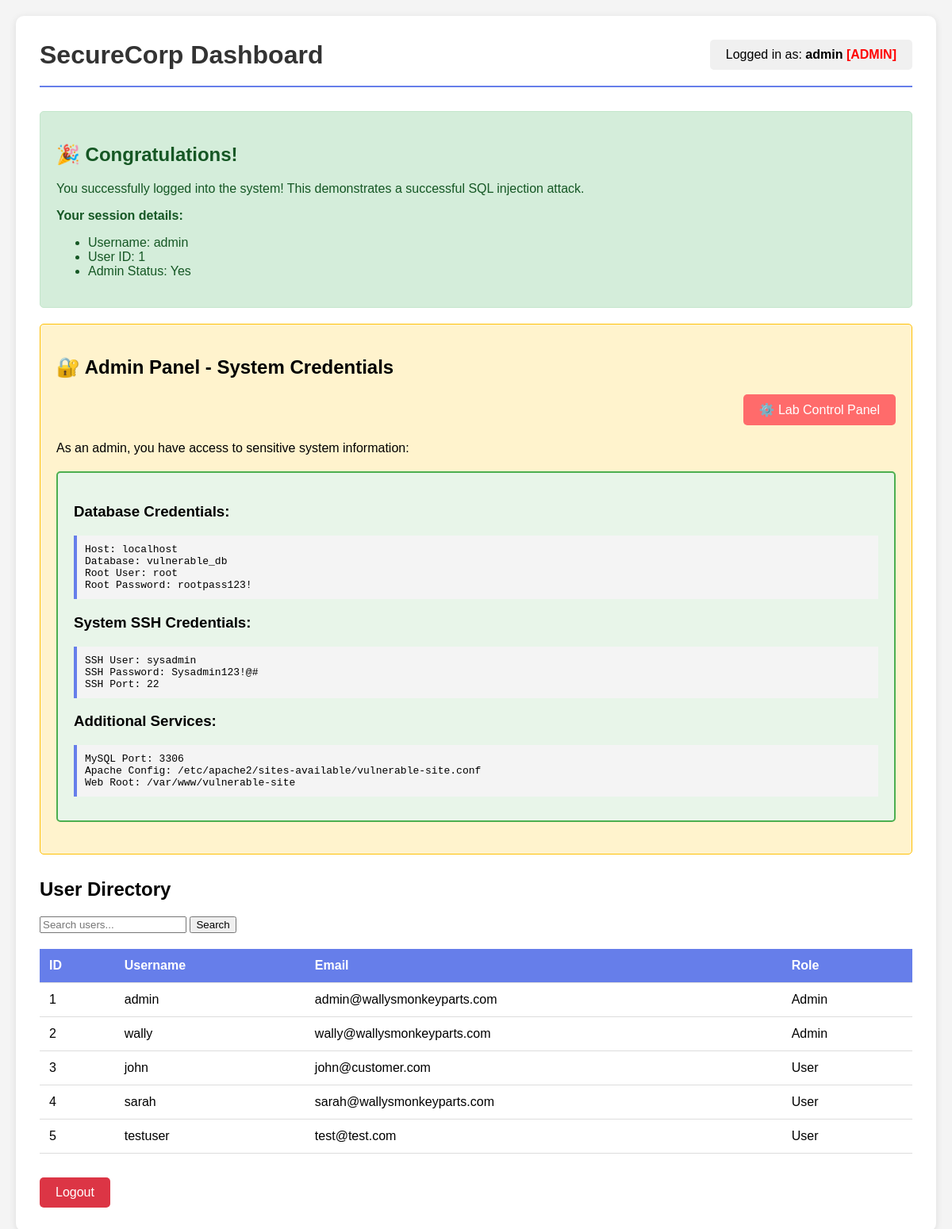
/dashboard.php (signed in), run on the app's committed database.
### tables this page shows
CREATE TABLE IF NOT EXISTS users (
    id INT AUTO_INCREMENT PRIMARY KEY,
    username VARCHAR(50) NOT NULL UNIQUE,
    password VARCHAR(32) NOT NULL,  
    email VARCHAR(100),
    full_name VARCHAR(100),
    role VARCHAR(20) DEFAULT 'customer',
    is_admin BOOLEAN DEFAULT FALSE,
    ssh_access BOOLEAN DEFAULT FALSE,
    created_at TIMESTAMP DEFAULT CURRENT_TIMESTAMP
);

### web/dashboard.php (the view, shortened to what this page needs)
<?php
$host = 'localhost';
$dbname = 'vulnerable_db';
$db_user = 'web_user';
$db_pass = 'web_pass123';
try {
    $conn = new PDO("mysql:host=$host;dbname=$dbname", $db_user, $db_pass);
    $conn->setAttribute(PDO::ATTR_ERRMODE, PDO::ERRMODE_EXCEPTION);
} catch(PDOException $e) {
    die("Connection failed: " . $e->getMessage());
}
?>
<!DOCTYPE html>
<html>
<head>
</head>
<body>
    <div class="container">
        <div class="header">
            <h1>SecureCorp Dashboard</h1>
            <div class="user-info">
                Logged in as: <strong><?php echo htmlspecialchars($_SESSION['username']); ?></strong>
                <?php if ($_SESSION['is_admin'] == 1): ?>
                    <span style="color: red; font-weight: bold;"> [ADMIN]</span>
                <?php endif; ?>
            </div>
        </div>
        <div class="success-box">
            <h2>🎉 Congratulations!</h2>
            <p>You successfully logged into the system! This demonstrates a successful SQL injection attack.</p>
            <p><strong>Your session details:</strong></p>
            <ul>
                <li>Username: <?php echo htmlspecialchars($_SESSION['username']); ?></li>
                <li>User ID: <?php echo $_SESSION['user_id']; ?></li>
                <li>Admin Status: <?php echo $_SESSION['is_admin'] ? 'Yes' : 'No'; ?></li>
            </ul>
        </div>
        <?php if ($_SESSION['is_admin'] == 1): ?>
        <div class="admin-panel">
            <h2>🔐 Admin Panel - System Credentials</h2>
            <div style="text-align: right; margin-bottom: 20px;">
                <a href="admin_control.php" style="background: #ff6b6b; color: white; padding: 10px 20px; text-decoration: none; border-radius: 5px; display: inline-block;">
                    ⚙️ Lab Control Panel
                </a>
            </div>
            <p>As an admin, you have access to sensitive system information:</p>
            <div class="secret-data">
                <h3>Database Credentials:</h3>
                <div class="code">
                    Host: localhost<br>
                    Database: vulnerable_db<br>
                    Root User: root<br>
                    Root Password: rootpass123!<br>
                </div>
                <h3>System SSH Credentials:</h3>
                <div class="code">
                    SSH User: sysadmin<br>
                    SSH Password: Sysadmin123!@#<br>
                    SSH Port: 22<br>
                </div>
                <h3>Additional Services:</h3>
                <div class="code">
                    MySQL Port: 3306<br>
                    Apache Config: /etc/apache2/sites-available/vulnerable-site.conf<br>
                    Web Root: /var/www/vulnerable-site<br>
                </div>
            </div>
        </div>
        <?php endif; ?>
        <div class="data-section">
            <h2>User Directory</h2>
            <?php
            $search = isset($_GET['search']) ? $_GET['search'] : '';
            if ($search) {
                $query = "SELECT id, username, email, is_admin FROM users WHERE username LIKE '%$search%'";
            } else {
                $query = "SELECT id, username, email, is_admin FROM users";
            }
            $result = $conn->query($query);
            ?>
            <form method="GET" action="">
                <input type="text" name="search" placeholder="Search users..." value="<?php echo htmlspecialchars($search); ?>">
                <input type="submit" value="Search">
            </form>
            <table>
                <tr>
                    <th>ID</th>
                    <th>Username</th>
                    <th>Email</th>
                    <th>Role</th>
                </tr>
                <?php while ($row = $result->fetch(PDO::FETCH_ASSOC)): ?>
                <tr>
                    <td><?php echo $row['id']; ?></td>
                    <td><?php echo htmlspecialchars($row['username']); ?></td>
                    <td><?php echo htmlspecialchars($row['email']); ?></td>
                    <td><?php echo $row['is_admin'] ? 'Admin' : 'User'; ?></td>
                </tr>
                <?php endwhile; ?>
            </table>
        </div>
        <div style="margin-top: 30px;">
            <a href="logout.php" class="logout-btn">Logout</a>
        </div>
    </div>
</body>
</html>

### web/dashboard.php (style rules this page uses)
body { font-family: Arial, sans-serif; background: #f4f4f4; margin: 0; padding: 20px; }
.container { max-width: 1200px; margin: 0 auto; background: white; padding: 30px; border-radius: 10px; box-shadow: 0 2px 10px rgba(0,0,0,0.1); }
.header { display: flex; justify-content: space-between; align-items: center; border-bottom: 2px solid #667eea; padding-bottom: 20px; margin-bottom: 30px; }
h1 { color: #333; margin: 0; }
.user-info { background: #f0f0f0; padding: 10px 20px; border-radius: 5px; }
.admin-panel { background: #fff3cd; border: 1px solid #ffc107; padding: 20px; border-radius: 5px; margin: 20px 0; }
.success-box { background: #d4edda; border: 1px solid #c3e6cb; color: #155724; padding: 20px; border-radius: 5px; margin: 20px 0; }
.data-section { margin-top: 30px; }
table { width: 100%; border-collapse: collapse; margin-top: 20px; }
th, td { padding: 12px; text-align: left; border-bottom: 1px solid #ddd; }
th { background: #667eea; color: white; }
.logout-btn { background: #dc3545; color: white; padding: 10px 20px; text-decoration: none; border-radius: 5px; display: inline-block; }
.secret-data { background: #e8f5e9; border: 2px solid #4caf50; padding: 20px; border-radius: 5px; margin: 20px 0; }
.code { background: #f4f4f4; padding: 10px; border-left: 4px solid #667eea; font-family: monospace; margin: 10px 0; }

### data on the page
users: id "1", username "admin", email "admin@wallysmonkeyparts.com", is_admin "Admin"
users: id "2", username "wally", email "wally@wallysmonkeyparts.com", is_admin "Admin"
users: id "3", username "john", email "john@customer.com", is_admin "User"
users: id "4", username "sarah", email "sarah@wallysmonkeyparts.com", is_admin "User"
users: id "5", username "testuser", email "test@test.com", is_admin "User"

### other printed values
$_SESSION['username'] "admin"
$_SESSION['user_id'] "1"
